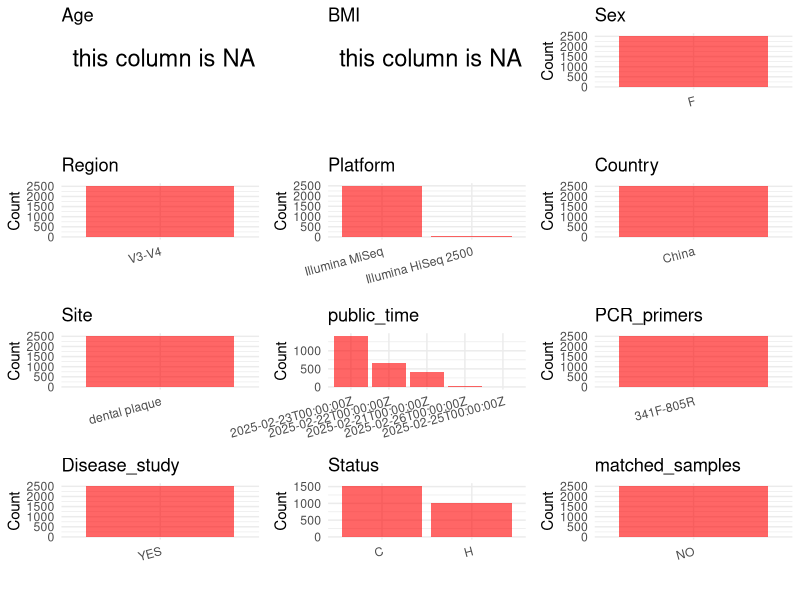

Recreate this plot in R. (Note: this script raises an error after producing the figure.)
## ---- chunk 1
# Load necessary libraries
library(dplyr)
library(ggplot2)
library(cowplot)
library(stringr)

# Set working directory (update this path to your local directory)
setwd("E:/bioproject/PRJEB86033")

# Read the initial metadata files
initial_meta <- read.csv("SraRunTable.csv", header = T) 

# Display the first few rows of the metadata
head(initial_meta)
## ---- chunk 2
# Create a uniform metadata dataframe
metadata <- data.frame(
  BioProject = initial_meta$BioProject,
  Run = initial_meta$Run,
  sample_name = initial_meta$Library.Name,
  Age = NA,
  BMI = NA,
  Sex = initial_meta$sex,
  Region = "V3-V4",
  Platform = initial_meta$Instrument,
  Site = initial_meta$qiita_sample_type,
  public_time = initial_meta$ReleaseDate,
  Status = initial_meta$status_host,
  matched_samples = NA,
  stringsAsFactors = FALSE
)

# Remove all occurrences of "region" at the end of the Region column
# Use abbreviations to indicate gender
metadata <- metadata %>%
  mutate(Sex = recode(Sex, "female" = "F", "male" = "M"))
## ---- chunk 3
# Add information obtained from the publication
metadata$Country <- "China"
metadata$PCR_primers <- "341F-805R"
metadata$title <- "Single-tooth resolved, whole-mouth prediction of early childhood caries
via spatiotemporal variations of plaque microbiota"
metadata$Disease_study <- "YES"

# Check initial data distribution
cat("Initial sample distribution:\n")
table(metadata$sample_name)
table(metadata$Site)

# Calculate sampling frequency per subject
sample_counts <- table(metadata$sample_name)
cat("\nNumber of samples per subject:\n")
print(sample_counts)

# Create matched_samples column
metadata$matched_samples <- ifelse(metadata$sample_name %in% names(sample_counts[sample_counts >= 2]), "YES", "NO")
## ---- chunk 4
# Check the number of unique runs and sample names
print(paste("Number of unique runs:", length(unique(metadata$Run))))
print(paste("Number of unique sample names:", length(unique(metadata$sample_name))))
## ---- chunk 5
# Select columns for visualization
plot_data <- metadata %>%
  select(-BioProject, -Run, -sample_name, -title)

# Function to create simple plots for each column
create_simple_plots <- function(data) {
  plots <- list()
  
  for (col in colnames(data)) {
    # Check if the column is all NA
    if (all(is.na(data[[col]]))) {
      # Create an empty plot with text indicating all NA
      p <- ggplot() +
        annotate("text", x = 0.5, y = 0.5, label = "this column is NA", size = 6) +
        labs(title = col) +
        theme_void()
    } else if (is.numeric(data[[col]])) {
      # Numeric variable: histogram
      p <- ggplot(data, aes(x = .data[[col]])) +
        geom_histogram(fill = "blue", alpha = 0.6, bins = 20, na.rm = TRUE) +
        labs(title = col) +
        theme_minimal()
    } else {
      # Categorical variable: bar plot (remove NA values)
      count_data <- as.data.frame(table(data[[col]], useNA = "ifany"))
      p <- ggplot(count_data, aes(x = reorder(Var1, -Freq), y = Freq)) +
        geom_col(fill = "red", alpha = 0.6) +
        labs(title = col, x = NULL, y = "Count") +
        theme_minimal() +
        theme(axis.text.x = element_text(angle = 15, hjust = 1))
    }
    plots[[col]] <- p
  }
  
  return(plots)
}

# Generate and arrange plots
plots <- create_simple_plots(plot_data)
p<-plot_grid(plots$Age, 
          plots$BMI, 
          plots$Sex, 
          plots$Region, 
          plots$Platform, 
          plots$Country, 
          plots$Site,
          plots$public_time, 
          plots$PCR_primers,
          plots$Disease_study,
          plots$Status,
          plots$matched_samples,# add 
          ncol = 3, align = "hv", axis = "lb")
ggsave("Metadata_Summary.png", plot = p, width = 8, height = 6, dpi = 150)
## ---- chunk 6
knitr::include_graphics("Metadata_Summary.png")
## ---- chunk 7
# Reorder columns to match the desired format
metadata <- metadata[, c(
  "BioProject", "Run", "sample_name", "Age", "BMI", "Sex", 
  "Region", "Platform", "Country", "Site", "public_time", 
  "PCR_primers", "title", "Disease_study", "Status", "matched_samples"
)]

# Export the uniform metadata to a CSV file
write.csv(metadata, file = "metadata.csv", quote = FALSE)
head(metadata)
